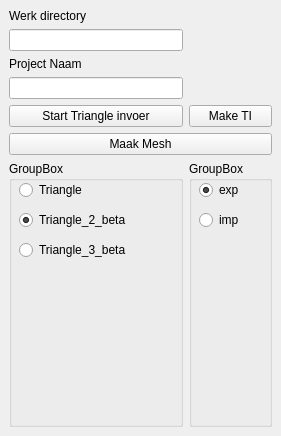
<?xml version="1.0" encoding="UTF-8"?>
<ui version="4.0">
 <class>MFMDockWidgetBase</class>
 <widget class="QDockWidget" name="MFMDockWidgetBase">
  <property name="geometry">
   <rect>
    <x>0</x>
    <y>0</y>
    <width>281</width>
    <height>436</height>
   </rect>
  </property>
  <property name="windowTitle">
   <string>MFM_GUI</string>
  </property>
  <widget class="QWidget" name="dockWidgetContents">
   <layout class="QGridLayout" name="gridLayout">
    <item row="1" column="1">
     <widget class="QLineEdit" name="Workingdir">
      <property name="maxLength">
       <number>300</number>
      </property>
      <property name="frame">
       <bool>true</bool>
      </property>
      <property name="cursorPosition">
       <number>0</number>
      </property>
     </widget>
    </item>
    <item row="0" column="1">
     <widget class="QLabel" name="label">
      <property name="sizePolicy">
       <sizepolicy hsizetype="Preferred" vsizetype="Fixed">
        <horstretch>0</horstretch>
        <verstretch>0</verstretch>
       </sizepolicy>
      </property>
      <property name="text">
       <string>Werk directory</string>
      </property>
     </widget>
    </item>
    <item row="2" column="1">
     <widget class="QLabel" name="label_2">
      <property name="sizePolicy">
       <sizepolicy hsizetype="Preferred" vsizetype="Fixed">
        <horstretch>0</horstretch>
        <verstretch>0</verstretch>
       </sizepolicy>
      </property>
      <property name="text">
       <string>Project Naam</string>
      </property>
     </widget>
    </item>
    <item row="3" column="1">
     <widget class="QLineEdit" name="Projectname"/>
    </item>
    <item row="7" column="1" colspan="2">
     <widget class="QPushButton" name="pushButton_2">
      <property name="text">
       <string>Maak Mesh</string>
      </property>
     </widget>
    </item>
    <item row="8" column="1">
     <widget class="QGroupBox" name="Triangle_version">
      <property name="title">
       <string>GroupBox</string>
      </property>
      <property name="flat">
       <bool>false</bool>
      </property>
      <property name="checkable">
       <bool>false</bool>
      </property>
      <widget class="QRadioButton" name="Triangle">
       <property name="geometry">
        <rect>
         <x>10</x>
         <y>20</y>
         <width>121</width>
         <height>18</height>
        </rect>
       </property>
       <property name="text">
        <string>Triangle</string>
       </property>
       <property name="checked">
        <bool>false</bool>
       </property>
      </widget>
      <widget class="QRadioButton" name="Triangle_2_beta">
       <property name="geometry">
        <rect>
         <x>10</x>
         <y>50</y>
         <width>121</width>
         <height>18</height>
        </rect>
       </property>
       <property name="text">
        <string>Triangle_2_beta</string>
       </property>
       <property name="checked">
        <bool>true</bool>
       </property>
       <property name="autoExclusive">
        <bool>true</bool>
       </property>
      </widget>
      <widget class="QRadioButton" name="Triangle_3_beta">
       <property name="geometry">
        <rect>
         <x>10</x>
         <y>80</y>
         <width>131</width>
         <height>18</height>
        </rect>
       </property>
       <property name="text">
        <string>Triangle_3_beta</string>
       </property>
      </widget>
     </widget>
    </item>
    <item row="8" column="2">
     <widget class="QGroupBox" name="Expimp">
      <property name="title">
       <string>GroupBox</string>
      </property>
      <widget class="QRadioButton" name="Exp">
       <property name="geometry">
        <rect>
         <x>10</x>
         <y>20</y>
         <width>82</width>
         <height>18</height>
        </rect>
       </property>
       <property name="text">
        <string>exp</string>
       </property>
       <property name="checked">
        <bool>true</bool>
       </property>
      </widget>
      <widget class="QRadioButton" name="Imp">
       <property name="geometry">
        <rect>
         <x>10</x>
         <y>50</y>
         <width>82</width>
         <height>18</height>
        </rect>
       </property>
       <property name="text">
        <string>imp</string>
       </property>
      </widget>
     </widget>
    </item>
    <item row="6" column="1">
     <widget class="QPushButton" name="pushButton">
      <property name="text">
       <string>Start Triangle invoer</string>
      </property>
     </widget>
    </item>
    <item row="6" column="2">
     <widget class="QPushButton" name="pushButton_3">
      <property name="text">
       <string>Make TI</string>
      </property>
     </widget>
    </item>
   </layout>
  </widget>
  <action name="action">
   <property name="text">
    <string>start Triangle invoer</string>
   </property>
   <property name="toolTip">
    <string>start TI</string>
   </property>
  </action>
 </widget>
 <resources/>
 <connections/>
</ui>
